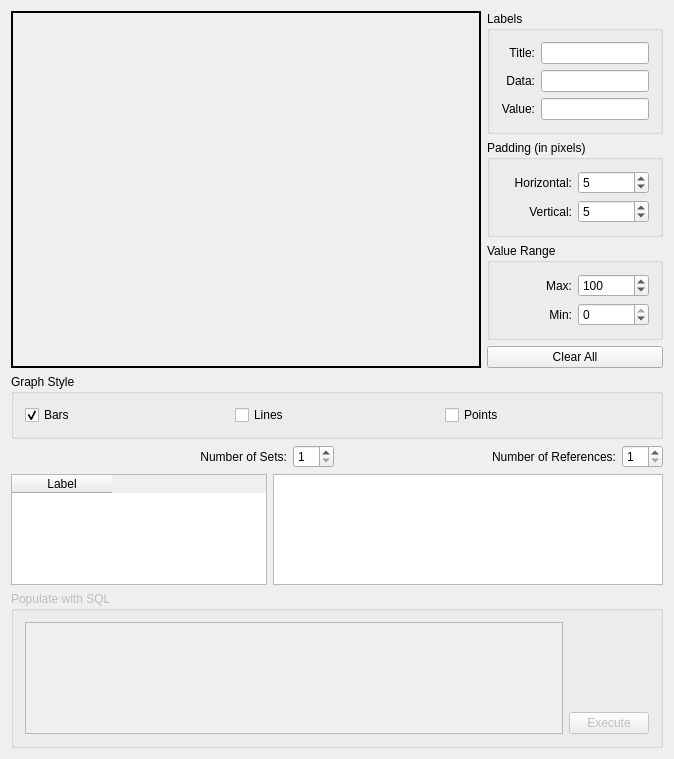
<ui version="4.0" >
 <author></author>
 <comment> * OpenRPT report writer and rendering engine
 * Copyright (C) 2001-2007 by OpenMFG, LLC
 *
 * This library is free software; you can redistribute it and/or
 * modify it under the terms of the GNU Lesser General Public
 * License as published by the Free Software Foundation; either
 * version 2.1 of the License, or (at your option) any later version.
 *
 * This library is distributed in the hope that it will be useful,
 * but WITHOUT ANY WARRANTY; without even the implied warranty of
 * MERCHANTABILITY or FITNESS FOR A PARTICULAR PURPOSE. See the GNU
 * Lesser General Public License for more details.
 *
 * You should have received a copy of the GNU Lesser General Public
 * License along with this library; if not, write to the Free Software
 * Foundation, Inc., 59 Temple Place, Suite 330, Boston, MA 02111-1307 USA
 * Please contact info@openmfg.com with any questions on this license.</comment>
 <exportmacro></exportmacro>
 <class>GraphWindow</class>
 <widget class="QMainWindow" name="GraphWindow" >
  <property name="geometry" >
   <rect>
    <x>0</x>
    <y>0</y>
    <width>674</width>
    <height>759</height>
   </rect>
  </property>
  <property name="windowTitle" >
   <string>Graph Window</string>
  </property>
  <widget class="QWidget" name="widget" >
   <layout class="QVBoxLayout" >
    <property name="margin" >
     <number>11</number>
    </property>
    <property name="spacing" >
     <number>6</number>
    </property>
    <item>
     <layout class="QHBoxLayout" >
      <property name="margin" >
       <number>0</number>
      </property>
      <property name="spacing" >
       <number>6</number>
      </property>
      <item>
       <widget class="QFrame" name="_graphFrame" >
        <property name="sizePolicy" >
         <sizepolicy>
          <hsizetype>7</hsizetype>
          <vsizetype>7</vsizetype>
          <horstretch>1</horstretch>
          <verstretch>1</verstretch>
         </sizepolicy>
        </property>
        <property name="frameShape" >
         <enum>QFrame::Box</enum>
        </property>
        <property name="frameShadow" >
         <enum>QFrame::Plain</enum>
        </property>
        <property name="lineWidth" >
         <number>2</number>
        </property>
        <layout class="QHBoxLayout" >
         <property name="margin" >
          <number>2</number>
         </property>
         <property name="spacing" >
          <number>6</number>
         </property>
         <item>
          <widget class="Graph" name="_graph" >
           <property name="sizePolicy" >
            <sizepolicy>
             <hsizetype>1</hsizetype>
             <vsizetype>1</vsizetype>
             <horstretch>0</horstretch>
             <verstretch>0</verstretch>
            </sizepolicy>
           </property>
           <property name="minimumSize" >
            <size>
             <width>0</width>
             <height>0</height>
            </size>
           </property>
          </widget>
         </item>
        </layout>
       </widget>
      </item>
      <item>
       <layout class="QVBoxLayout" >
        <property name="margin" >
         <number>0</number>
        </property>
        <property name="spacing" >
         <number>6</number>
        </property>
        <item>
         <widget class="QGroupBox" name="_gbLabel" >
          <property name="title" >
           <string>Labels</string>
          </property>
          <layout class="QGridLayout" >
           <property name="margin" >
            <number>11</number>
           </property>
           <property name="spacing" >
            <number>6</number>
           </property>
           <item row="1" column="0" >
            <widget class="QLabel" name="_dataLabel" >
             <property name="text" >
              <string>Data:</string>
             </property>
             <property name="alignment" >
              <set>Qt::AlignRight|Qt::AlignTrailing|Qt::AlignVCenter</set>
             </property>
            </widget>
           </item>
           <item row="0" column="0" >
            <widget class="QLabel" name="_titleLabel" >
             <property name="text" >
              <string>Title:</string>
             </property>
             <property name="alignment" >
              <set>Qt::AlignRight|Qt::AlignTrailing|Qt::AlignVCenter</set>
             </property>
            </widget>
           </item>
           <item row="2" column="0" >
            <widget class="QLabel" name="_valueLabel" >
             <property name="text" >
              <string>Value:</string>
             </property>
             <property name="alignment" >
              <set>Qt::AlignRight|Qt::AlignTrailing|Qt::AlignVCenter</set>
             </property>
            </widget>
           </item>
           <item row="0" column="1" >
            <widget class="QLineEdit" name="_titleEdit" >
             <property name="sizePolicy" >
              <sizepolicy>
               <hsizetype>1</hsizetype>
               <vsizetype>0</vsizetype>
               <horstretch>0</horstretch>
               <verstretch>0</verstretch>
              </sizepolicy>
             </property>
            </widget>
           </item>
           <item row="1" column="1" >
            <widget class="QLineEdit" name="_dataEdit" >
             <property name="sizePolicy" >
              <sizepolicy>
               <hsizetype>1</hsizetype>
               <vsizetype>0</vsizetype>
               <horstretch>0</horstretch>
               <verstretch>0</verstretch>
              </sizepolicy>
             </property>
            </widget>
           </item>
           <item row="2" column="1" >
            <widget class="QLineEdit" name="_valueEdit" >
             <property name="sizePolicy" >
              <sizepolicy>
               <hsizetype>1</hsizetype>
               <vsizetype>0</vsizetype>
               <horstretch>0</horstretch>
               <verstretch>0</verstretch>
              </sizepolicy>
             </property>
            </widget>
           </item>
          </layout>
         </widget>
        </item>
        <item>
         <widget class="QGroupBox" name="_gbPadding" >
          <property name="title" >
           <string>Padding (in pixels)</string>
          </property>
          <layout class="QGridLayout" >
           <property name="margin" >
            <number>11</number>
           </property>
           <property name="spacing" >
            <number>6</number>
           </property>
           <item row="1" column="0" >
            <widget class="QLabel" name="_vPadLabel" >
             <property name="text" >
              <string>Vertical:</string>
             </property>
             <property name="alignment" >
              <set>Qt::AlignRight|Qt::AlignTrailing|Qt::AlignVCenter</set>
             </property>
            </widget>
           </item>
           <item row="0" column="0" >
            <widget class="QLabel" name="_hPadLabel" >
             <property name="text" >
              <string>Horizontal:</string>
             </property>
             <property name="alignment" >
              <set>Qt::AlignRight|Qt::AlignTrailing|Qt::AlignVCenter</set>
             </property>
            </widget>
           </item>
           <item row="0" column="1" >
            <widget class="QSpinBox" name="_hPadSpinbox" >
             <property name="sizePolicy" >
              <sizepolicy>
               <hsizetype>1</hsizetype>
               <vsizetype>0</vsizetype>
               <horstretch>0</horstretch>
               <verstretch>0</verstretch>
              </sizepolicy>
             </property>
             <property name="value" >
              <number>5</number>
             </property>
            </widget>
           </item>
           <item row="1" column="1" >
            <widget class="QSpinBox" name="_vPadSpinbox" >
             <property name="sizePolicy" >
              <sizepolicy>
               <hsizetype>1</hsizetype>
               <vsizetype>0</vsizetype>
               <horstretch>0</horstretch>
               <verstretch>0</verstretch>
              </sizepolicy>
             </property>
             <property name="value" >
              <number>5</number>
             </property>
            </widget>
           </item>
          </layout>
         </widget>
        </item>
        <item>
         <widget class="QGroupBox" name="_gbValueRange" >
          <property name="title" >
           <string>Value Range</string>
          </property>
          <layout class="QGridLayout" >
           <property name="margin" >
            <number>11</number>
           </property>
           <property name="spacing" >
            <number>6</number>
           </property>
           <item row="0" column="0" >
            <widget class="QLabel" name="_maxValueLabel" >
             <property name="text" >
              <string>Max:</string>
             </property>
             <property name="alignment" >
              <set>Qt::AlignRight|Qt::AlignTrailing|Qt::AlignVCenter</set>
             </property>
            </widget>
           </item>
           <item row="1" column="0" >
            <widget class="QLabel" name="_minValueLabel" >
             <property name="text" >
              <string>Min:</string>
             </property>
             <property name="alignment" >
              <set>Qt::AlignRight|Qt::AlignTrailing|Qt::AlignVCenter</set>
             </property>
            </widget>
           </item>
           <item row="1" column="1" >
            <widget class="QSpinBox" name="_minValueSpinbox" >
             <property name="sizePolicy" >
              <sizepolicy>
               <hsizetype>1</hsizetype>
               <vsizetype>0</vsizetype>
               <horstretch>0</horstretch>
               <verstretch>0</verstretch>
              </sizepolicy>
             </property>
             <property name="maximum" >
              <number>0</number>
             </property>
             <property name="minimum" >
              <number>-999</number>
             </property>
            </widget>
           </item>
           <item row="0" column="1" >
            <widget class="QSpinBox" name="_maxValueSpinbox" >
             <property name="sizePolicy" >
              <sizepolicy>
               <hsizetype>1</hsizetype>
               <vsizetype>0</vsizetype>
               <horstretch>0</horstretch>
               <verstretch>0</verstretch>
              </sizepolicy>
             </property>
             <property name="maximum" >
              <number>999999</number>
             </property>
             <property name="minimum" >
              <number>1</number>
             </property>
             <property name="value" >
              <number>100</number>
             </property>
            </widget>
           </item>
          </layout>
         </widget>
        </item>
        <item>
         <widget class="QPushButton" name="_btnClear" >
          <property name="text" >
           <string>Clear All</string>
          </property>
         </widget>
        </item>
       </layout>
      </item>
     </layout>
    </item>
    <item>
     <widget class="QGroupBox" name="_styleGroup" >
      <property name="title" >
       <string>Graph Style</string>
      </property>
      <layout class="QHBoxLayout" >
       <property name="margin" >
        <number>11</number>
       </property>
       <property name="spacing" >
        <number>6</number>
       </property>
       <item>
        <widget class="QCheckBox" name="_cbBars" >
         <property name="text" >
          <string>Bars</string>
         </property>
         <property name="checked" >
          <bool>true</bool>
         </property>
        </widget>
       </item>
       <item>
        <widget class="QCheckBox" name="_cbLines" >
         <property name="text" >
          <string>Lines</string>
         </property>
        </widget>
       </item>
       <item>
        <widget class="QCheckBox" name="_cbPoints" >
         <property name="text" >
          <string>Points</string>
         </property>
        </widget>
       </item>
      </layout>
     </widget>
    </item>
    <item>
     <layout class="QHBoxLayout" >
      <property name="margin" >
       <number>0</number>
      </property>
      <property name="spacing" >
       <number>6</number>
      </property>
      <item>
       <widget class="QLabel" name="_numSetLabel" >
        <property name="sizePolicy" >
         <sizepolicy>
          <hsizetype>7</hsizetype>
          <vsizetype>5</vsizetype>
          <horstretch>0</horstretch>
          <verstretch>0</verstretch>
         </sizepolicy>
        </property>
        <property name="text" >
         <string>Number of Sets:</string>
        </property>
        <property name="alignment" >
         <set>Qt::AlignRight|Qt::AlignTrailing|Qt::AlignVCenter</set>
        </property>
       </widget>
      </item>
      <item>
       <widget class="QSpinBox" name="_numSetSpinbox" >
        <property name="minimum" >
         <number>1</number>
        </property>
       </widget>
      </item>
      <item>
       <widget class="QLabel" name="_numRefLabel" >
        <property name="sizePolicy" >
         <sizepolicy>
          <hsizetype>7</hsizetype>
          <vsizetype>5</vsizetype>
          <horstretch>0</horstretch>
          <verstretch>0</verstretch>
         </sizepolicy>
        </property>
        <property name="text" >
         <string>Number of References:</string>
        </property>
        <property name="alignment" >
         <set>Qt::AlignRight|Qt::AlignTrailing|Qt::AlignVCenter</set>
        </property>
       </widget>
      </item>
      <item>
       <widget class="QSpinBox" name="_numRefSpinbox" >
        <property name="minimum" >
         <number>1</number>
        </property>
       </widget>
      </item>
     </layout>
    </item>
    <item>
     <layout class="QHBoxLayout" >
      <property name="margin" >
       <number>0</number>
      </property>
      <property name="spacing" >
       <number>6</number>
      </property>
      <item>
       <widget class="QTableWidget" name="_labelTable" >
        <property name="sizePolicy" >
         <sizepolicy>
          <hsizetype>1</hsizetype>
          <vsizetype>7</vsizetype>
          <horstretch>0</horstretch>
          <verstretch>0</verstretch>
         </sizepolicy>
        </property>
        <property name="minimumSize" >
         <size>
          <width>80</width>
          <height>0</height>
         </size>
        </property>
        <column>
         <property name="text" >
          <string>Label</string>
         </property>
        </column>
       </widget>
      </item>
      <item>
       <widget class="QTableWidget" name="_dataTable" >
        <property name="sizePolicy" >
         <sizepolicy>
          <hsizetype>7</hsizetype>
          <vsizetype>7</vsizetype>
          <horstretch>0</horstretch>
          <verstretch>0</verstretch>
         </sizepolicy>
        </property>
       </widget>
      </item>
     </layout>
    </item>
    <item>
     <widget class="QGroupBox" name="_gbSql" >
      <property name="enabled" >
       <bool>false</bool>
      </property>
      <property name="title" >
       <string>Populate with SQL</string>
      </property>
      <layout class="QHBoxLayout" >
       <property name="margin" >
        <number>11</number>
       </property>
       <property name="spacing" >
        <number>6</number>
       </property>
       <item>
        <widget class="QTextEdit" name="_editSql" />
       </item>
       <item>
        <layout class="QVBoxLayout" >
         <property name="margin" >
          <number>0</number>
         </property>
         <property name="spacing" >
          <number>6</number>
         </property>
         <item>
          <spacer>
           <property name="orientation" >
            <enum>Qt::Vertical</enum>
           </property>
           <property name="sizeType" >
            <enum>QSizePolicy::Expanding</enum>
           </property>
           <property name="sizeHint" >
            <size>
             <width>20</width>
             <height>20</height>
            </size>
           </property>
          </spacer>
         </item>
         <item>
          <widget class="QPushButton" name="_btnSql" >
           <property name="text" >
            <string>Execute</string>
           </property>
          </widget>
         </item>
        </layout>
       </item>
      </layout>
     </widget>
    </item>
   </layout>
  </widget>
 </widget>
 <layoutdefault spacing="6" margin="11" />
 <pixmapfunction></pixmapfunction>
 <customwidgets>
  <customwidget>
   <class>Graph</class>
   <extends>QWidget</extends>
   <header>graph.h</header>
   <container>0</container>
   <pixmap></pixmap>
  </customwidget>
 </customwidgets>
 <resources/>
 <connections>
  <connection>
   <sender>_hPadSpinbox</sender>
   <signal>valueChanged(int)</signal>
   <receiver>_graph</receiver>
   <slot>setHPadding(int)</slot>
   <hints>
    <hint type="sourcelabel" >
     <x>20</x>
     <y>20</y>
    </hint>
    <hint type="destinationlabel" >
     <x>20</x>
     <y>20</y>
    </hint>
   </hints>
  </connection>
  <connection>
   <sender>_vPadSpinbox</sender>
   <signal>valueChanged(int)</signal>
   <receiver>_graph</receiver>
   <slot>setVPadding(int)</slot>
   <hints>
    <hint type="sourcelabel" >
     <x>20</x>
     <y>20</y>
    </hint>
    <hint type="destinationlabel" >
     <x>20</x>
     <y>20</y>
    </hint>
   </hints>
  </connection>
  <connection>
   <sender>_titleEdit</sender>
   <signal>textChanged(QString)</signal>
   <receiver>_graph</receiver>
   <slot>setTitle(QString)</slot>
   <hints>
    <hint type="sourcelabel" >
     <x>20</x>
     <y>20</y>
    </hint>
    <hint type="destinationlabel" >
     <x>20</x>
     <y>20</y>
    </hint>
   </hints>
  </connection>
  <connection>
   <sender>_dataEdit</sender>
   <signal>textChanged(QString)</signal>
   <receiver>_graph</receiver>
   <slot>setDataLabel(QString)</slot>
   <hints>
    <hint type="sourcelabel" >
     <x>20</x>
     <y>20</y>
    </hint>
    <hint type="destinationlabel" >
     <x>20</x>
     <y>20</y>
    </hint>
   </hints>
  </connection>
  <connection>
   <sender>_valueEdit</sender>
   <signal>textChanged(QString)</signal>
   <receiver>_graph</receiver>
   <slot>setValueLabel(QString)</slot>
   <hints>
    <hint type="sourcelabel" >
     <x>20</x>
     <y>20</y>
    </hint>
    <hint type="destinationlabel" >
     <x>20</x>
     <y>20</y>
    </hint>
   </hints>
  </connection>
  <connection>
   <sender>_maxValueSpinbox</sender>
   <signal>valueChanged(int)</signal>
   <receiver>_graph</receiver>
   <slot>setMaxValue(int)</slot>
   <hints>
    <hint type="sourcelabel" >
     <x>20</x>
     <y>20</y>
    </hint>
    <hint type="destinationlabel" >
     <x>20</x>
     <y>20</y>
    </hint>
   </hints>
  </connection>
  <connection>
   <sender>_minValueSpinbox</sender>
   <signal>valueChanged(int)</signal>
   <receiver>_graph</receiver>
   <slot>setMinValue(int)</slot>
   <hints>
    <hint type="sourcelabel" >
     <x>20</x>
     <y>20</y>
    </hint>
    <hint type="destinationlabel" >
     <x>20</x>
     <y>20</y>
    </hint>
   </hints>
  </connection>
  <connection>
   <sender>_numSetSpinbox</sender>
   <signal>valueChanged(int)</signal>
   <receiver>_dataTable</receiver>
   <slot>setNumCols(int)</slot>
   <hints>
    <hint type="sourcelabel" >
     <x>20</x>
     <y>20</y>
    </hint>
    <hint type="destinationlabel" >
     <x>20</x>
     <y>20</y>
    </hint>
   </hints>
  </connection>
  <connection>
   <sender>_numRefSpinbox</sender>
   <signal>valueChanged(int)</signal>
   <receiver>_dataTable</receiver>
   <slot>setNumRows(int)</slot>
   <hints>
    <hint type="sourcelabel" >
     <x>20</x>
     <y>20</y>
    </hint>
    <hint type="destinationlabel" >
     <x>20</x>
     <y>20</y>
    </hint>
   </hints>
  </connection>
  <connection>
   <sender>_numRefSpinbox</sender>
   <signal>valueChanged(int)</signal>
   <receiver>_labelTable</receiver>
   <slot>setNumRows(int)</slot>
   <hints>
    <hint type="sourcelabel" >
     <x>20</x>
     <y>20</y>
    </hint>
    <hint type="destinationlabel" >
     <x>20</x>
     <y>20</y>
    </hint>
   </hints>
  </connection>
  <connection>
   <sender>_cbBars</sender>
   <signal>toggled(bool)</signal>
   <receiver>_graph</receiver>
   <slot>setDrawBars(bool)</slot>
   <hints>
    <hint type="sourcelabel" >
     <x>20</x>
     <y>20</y>
    </hint>
    <hint type="destinationlabel" >
     <x>20</x>
     <y>20</y>
    </hint>
   </hints>
  </connection>
  <connection>
   <sender>_cbLines</sender>
   <signal>toggled(bool)</signal>
   <receiver>_graph</receiver>
   <slot>setDrawLines(bool)</slot>
   <hints>
    <hint type="sourcelabel" >
     <x>20</x>
     <y>20</y>
    </hint>
    <hint type="destinationlabel" >
     <x>20</x>
     <y>20</y>
    </hint>
   </hints>
  </connection>
  <connection>
   <sender>_cbPoints</sender>
   <signal>toggled(bool)</signal>
   <receiver>_graph</receiver>
   <slot>setDrawPoints(bool)</slot>
   <hints>
    <hint type="sourcelabel" >
     <x>20</x>
     <y>20</y>
    </hint>
    <hint type="destinationlabel" >
     <x>20</x>
     <y>20</y>
    </hint>
   </hints>
  </connection>
 </connections>
</ui>
